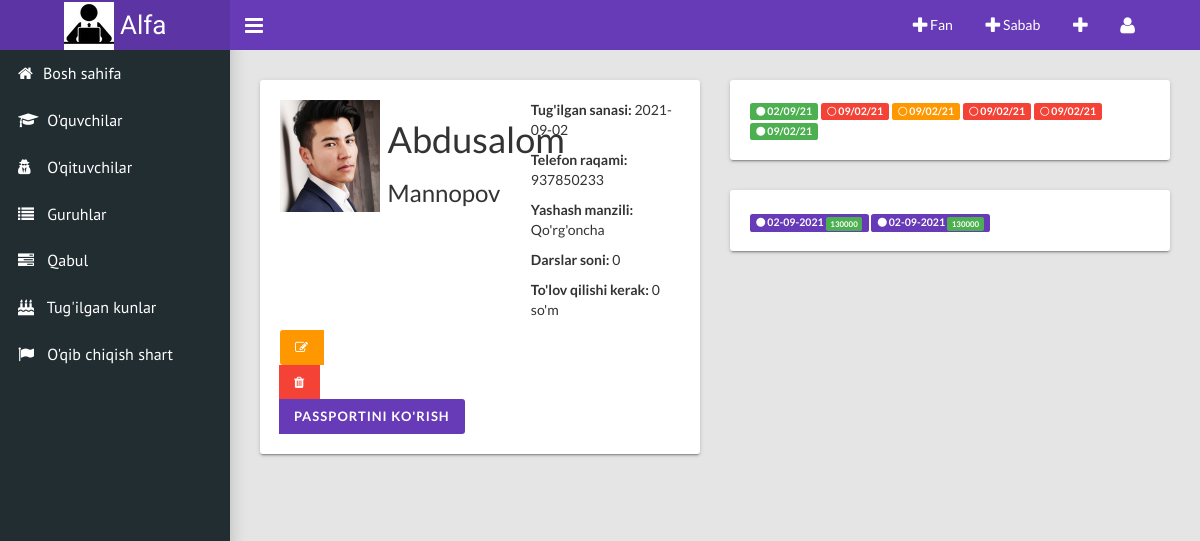
Screenshot of /student/1 with the database file from the repository.
### main/models.py (models this page shows, shortened)
class Student(models.Model):
    own = models.ForeignKey(User, related_name="students", on_delete=models.CASCADE, blank=True, null=True)
    group = models.ForeignKey(Group, related_name="student", on_delete=models.CASCADE, blank=True, null=True)
    name = models.CharField("Ismi", max_length=150)
    surname = models.CharField("Familiyasi", max_length=150)
    brith = models.CharField("Tug'ulgan sanasi", max_length=50)
    image = models.ImageField("O'quvchi rasmi", upload_to='student_img/', blank=True, null=True)
    password_img = models.ImageField("Pasort rasmi", upload_to='students_passport', blank=True)
    tel_num = models.CharField("Telefon raqami", max_length=50, blank=True)
    place = models.CharField("Yashash manzili", max_length=50)
    price = models.PositiveIntegerField("Chegirma",default=0)
    countsub = models.PositiveIntegerField("Bir oydagi darslar soni",default=0)
    allprice = models.PositiveIntegerField("Jami to'lov",default=0)
    called = models.BooleanField("called/not called",default=False)
    camewith = models.ForeignKey(CameWith, related_name="students", blank=True, on_delete=models.PROTECT)

class CameHistory(models.Model):
    student = models.ForeignKey(Student, related_name="history", on_delete=models.CASCADE)
    time = models.CharField("Kelgan sanasi", blank=True, max_length=100)
    came = models.BooleanField("keldi/kelmadi", default=False)
    apset = models.BooleanField("sababli/sababsiz", default=False)
    class Meta:
        ordering = ['-id']

class PayedHistory(models.Model):
    student = models.ForeignKey(Student, related_name="payment", on_delete=models.CASCADE)
    time = models.CharField("To'lagan sanasi", blank=True, max_length=100)
    payed = models.PositiveIntegerField("summasi", default=0)
    class Meta:
        ordering = ['-id']

### main/views.py (the view)
# urls.py: path("student/<pk>", student_detail, name="student"),
def student_detail(request, pk):
    student = get_object_or_404(Student, pk=pk)
    context = {'stu':student}
    return render(request, "student_detail.html", context)

### main/context_pro.py (called while the page is built)
def students(request):
    context = {
        'teachers':Teacher.objects.all(),
        'student':Student.objects.all(),
    }
    return context

### templates/student_detail.html (shortened to what this page needs)
{% extends 'wrapper.html' %}
{% load static %}
{% block content %}
    <div class="content-wrapper">
        <div class="row">
            <div class="col-md-6">
                <div class="card">
                    <div class="row">
                        <div class="col-md-3">
                            {% if stu.image %}
                            <img src="{{stu.image.url}}" width="100" alt="">
                            {% endif %}
                        </div>
                        <div class="col-md-4">
                            <h1>{{stu.name}}</h1>
                            <h3>{{stu.surname}}</h3>
                        </div>
                        <div class="col-md-5">
                            <p><b>Tug'ilgan sanasi: </b>{{stu.brith}}</p>
                            <p><b>Telefon raqami: </b>{{stu.tel_num}}</p>
                            <p><b>Yashash manzili: </b>{{stu.place}}</p>
                            <p><b>Darslar soni: </b>{{stu.countsub}}</p>
                            <p><b>To'lov qilishi kerak: </b>{{stu.allprice}} so'm</p>
                        </div>
                        <div class="btn-group col-md-3">
                            <a href="{% url 'main:update_student' stu.pk %}" class="btn btn-warning"><i class="fa fa-edit"></i></a>
                            <a href="{% url 'main:delete_student' stu.pk %}" class="btn btn-danger"><i class="fa fa-trash"></i></a>
                            {% if stu.password_img %}
                                <a href="{{stu.password_img.url}}" class="btn btn-primary">Passportini ko'rish</a>
                            {% endif %}
                        </div>
                    </div>
                </div>
            </div>
            <div class="col-md-6">
                <div class="card">
                    <div class="btn-group">
                        <div id="dates">
                            {% for his in stu.history.all %}
                            {% if his.came == True %}
                            <p class="label label-success" title="{{his.time}}"><i class="fa fa-circle"></i> {{his.time}}</p>
                            {% elif his.apset == True %}
                            <p class="label label-warning" title="{{his.time}}"><i class="fa fa-circle-thin"></i> {{his.time}}</p>
                            {% else %}
                            <p class="label label-danger" title="{{his.time}}"><i class="fa fa-circle-thin"></i> {{his.time}}</p>
                            {% endif %}
                            {% endfor %}
                        </div>
                    </div>
                </div>
                <div class="card">
                    <div class="btn-group">
                        <div id="dates">
                            {% for his in stu.payment.all %}
                            <p class="label label-primary" title="{{his.time}}"><i class="fa fa-circle"></i> {{his.time}} <span class="label label-success">{{his.payed}}</span></p>
                            {% endfor %}
                        </div>
                    </div>
                </div>
            </div>
        </div>
    </div>
{% endblock content %}

### templates/wrapper.html (shortened to what this page needs)
<!DOCTYPE html>
{% load static %}
<html>
  <head>
    <link rel="stylesheet" type="text/css" href="/static/css/main.css">
  </head>
  <body class="sidebar-mini fixed">
    <div class="wrapper">
      <header class="main-header hidden-print">
        <a class="logo" href="{% url 'main:home' %}"><img src="/static/images/logo.jpg" alt=""> Alfa</a>
        <nav class="navbar navbar-static-top">
          <a class="sidebar-toggle" href="#" data-toggle="offcanvas"></a>
          <div class="navbar-custom-menu">
            <ul class="top-nav">
              <li class="dropdown"><a class="dropdown-toggle" href="#" data-toggle="dropdown" role="button" aria-haspopup="true" aria-expanded="false"><i class="fa fa-plus fa-lg"></i> Fan</a>
              </li>
              <li class="dropdown"><a class="dropdown-toggle" href="#" data-toggle="dropdown" role="button" aria-haspopup="true" aria-expanded="false"><i class="fa fa-plus fa-lg"></i> Sabab</a>
              </li>
              <li class="dropdown"><a class="dropdown-toggle" href="#" data-toggle="dropdown" role="button" aria-haspopup="true" aria-expanded="false"><i class="fa fa-plus fa-lg"></i></a>
              </li>
              <li class="dropdown"><a class="dropdown-toggle" href="#" data-toggle="dropdown" role="button" aria-haspopup="true" aria-expanded="false"><i class="fa fa-user fa-lg"></i></a>
              </li>
            </ul>
          </div>
        </nav>
      </header>
      <aside class="main-sidebar hidden-print">
        <section class="sidebar">
          <ul class="sidebar-menu">
            <li class=""><a href="{% url 'main:home' %}"><i class="fa fa-home"></i><span>Bosh sahifa</span></a></li>
            <li><a href="{% url 'main:students' %}"><i class="fa fa-graduation-cap"></i><span> O'quvchilar</span></a></li>
            <li><a href="{% url 'main:teachers' %}"><i class="fa fa-user-secret"></i><span> O'qituvchilar</span></a></li>
            <li><a href="{% url 'main:groups' %}"><i class="fa fa-list"></i><span> Guruhlar</span></a></li>
            <li><a href="{% url 'main:new_groups' %}"><i class="fa fa-tasks"></i><span> Qabul</span></a></li>
            <li><a href="{% url 'main:brithday' %}"><i class="fa fa-birthday-cake"></i><span> Tug'ilgan kunlar</span></a></li>
            <li><a href="{% url 'main:faq' %}"><i class="fa fa-flag"></i><span> O'qib chiqish shart</span></a></li>
          </ul>
        </section>
      </aside>
{% block content %}
{% endblock content %}
  </body>
</html>

### rows the page displays
Student: image (picture), name "Abdusalom", surname "Mannopov", brith "2021-09-02", tel_num "937850233", place "Qo'rg'oncha", countsub "0", allprice "0"
CameHistory: time "02/09/21"
CameHistory: time "09/02/21"
CameHistory: time "09/02/21"
CameHistory: time "09/02/21"
CameHistory: time "09/02/21"
CameHistory: time "09/02/21"
PayedHistory: time "02-09-2021", payed "130000"
PayedHistory: time "02-09-2021", payed "130000"
